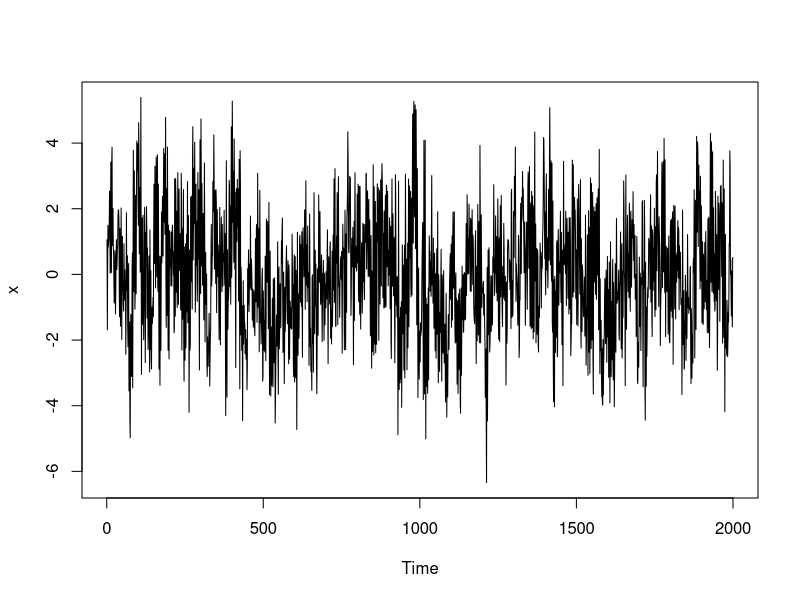
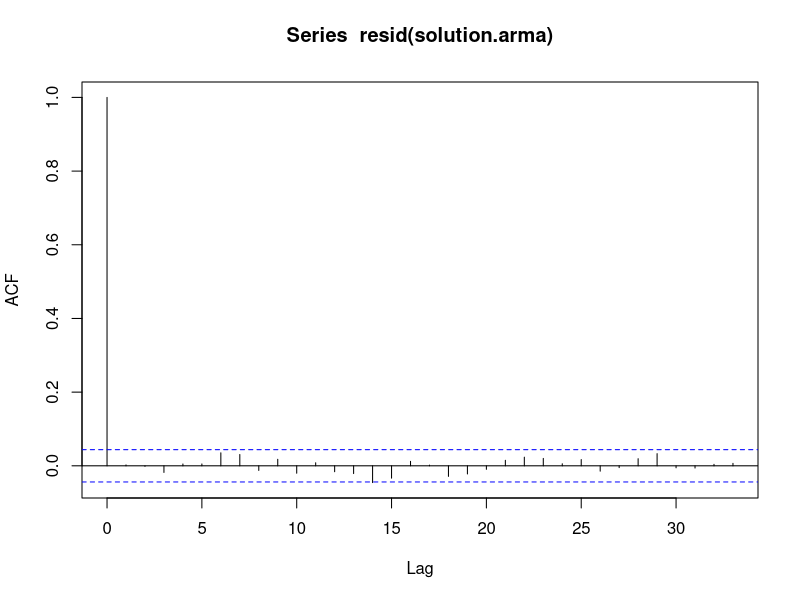

Write the R code that produced these figures, in order.

set.seed(3)

#we can construct an ARMA(p,q) simulation with the AR and MA components
x <- arima.sim(n=2000,model=list(ar=c(0.4,-0.2,0.6),ma=c(0.6,-0.4)))

plot(x)

#calculate the optimal q and p values with AIC
solution.aic <- Inf
solution.order <- c(0,0,0)

#we don't know the q and p parameters so lets generate several ARMA(p,q) models
#and choose the best according to the AIC
for(i in 1:4) for(j in 1:4) { 
  
  actual.aic <- AIC(arima(x,order=c(i,0,j),optim.control=list(maxit = 1000)))
  
  if( actual.aic < solution.aic){
    solution.aic <- actual.aic
    solution.order <- c(i,0,j)
    solution.arma <- arima(x,order=solution.order,optim.control=list(maxit = 1000))
  }
}

solution.aic
solution.order
solution.arma

#no serial correlation in the residual y(t) series
acf(resid(solution.arma))

#let's apply Ljung-Box test
#if the p-value>0.05 it means that the residuals are independent
#at the 95% level so ARMA model is a good model
Box.test(resid(solution.arma),lag=20,type="Ljung-Box")


